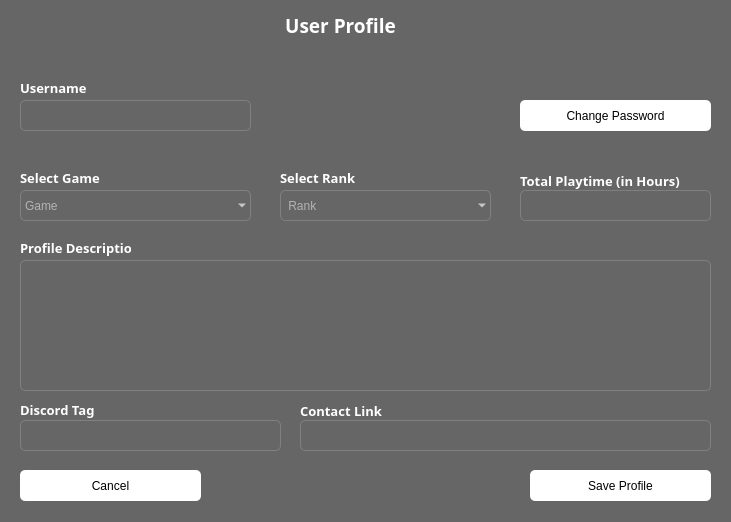
<?xml version="1.0" encoding="UTF-8"?>
<ui version="4.0">
 <class>UserProfile</class>
 <widget class="QMainWindow" name="UserProfile">
  <property name="geometry">
   <rect>
    <x>0</x>
    <y>0</y>
    <width>731</width>
    <height>522</height>
   </rect>
  </property>
  <property name="minimumSize">
   <size>
    <width>731</width>
    <height>522</height>
   </size>
  </property>
  <property name="maximumSize">
   <size>
    <width>731</width>
    <height>522</height>
   </size>
  </property>
  <property name="windowTitle">
   <string/>
  </property>
  <property name="styleSheet">
   <string notr="true">
*{
background-color:#666;
color:white;
font-family:&quot;poppins&quot;;
}
QMessageBox{
	background:none;
	color:black;
}
QMessageBox QLabel{
	background:none;
	color:black;

}
QMessageBox QPushButton{
	color:black;
	background:white;
}




</string>
  </property>
  <widget class="QWidget" name="centralwidget">
   <property name="styleSheet">
    <string notr="true"/>
   </property>
   <widget class="QFrame" name="frame">
    <property name="geometry">
     <rect>
      <x>0</x>
      <y>0</y>
      <width>761</width>
      <height>541</height>
     </rect>
    </property>
    <property name="styleSheet">
     <string notr="true">background:none;
background-color: rgba(32, 32, 32,.9);
border-radius:5px;</string>
    </property>
    <property name="frameShape">
     <enum>QFrame::StyledPanel</enum>
    </property>
    <property name="frameShadow">
     <enum>QFrame::Raised</enum>
    </property>
    <widget class="QLabel" name="label_3">
     <property name="geometry">
      <rect>
       <x>-60</x>
       <y>10</y>
       <width>801</width>
       <height>31</height>
      </rect>
     </property>
     <property name="font">
      <font>
       <family>poppins</family>
       <pointsize>14</pointsize>
       <bold>true</bold>
      </font>
     </property>
     <property name="styleSheet">
      <string notr="true">

background:none;
</string>
     </property>
     <property name="text">
      <string>User Profile</string>
     </property>
     <property name="alignment">
      <set>Qt::AlignCenter</set>
     </property>
    </widget>
    <widget class="QLabel" name="label_4">
     <property name="geometry">
      <rect>
       <x>20</x>
       <y>80</y>
       <width>111</width>
       <height>16</height>
      </rect>
     </property>
     <property name="font">
      <font>
       <family>poppins</family>
       <pointsize>10</pointsize>
       <bold>true</bold>
      </font>
     </property>
     <property name="styleSheet">
      <string notr="true">background:none;</string>
     </property>
     <property name="text">
      <string>Username</string>
     </property>
    </widget>
    <widget class="QLineEdit" name="username">
     <property name="geometry">
      <rect>
       <x>20</x>
       <y>100</y>
       <width>231</width>
       <height>31</height>
      </rect>
     </property>
     <property name="styleSheet">
      <string notr="true">QLineEdit{
background:none;
background:transparent;
border:1px solid gray;
border-radius:5px;

}
QLineEdit:focus{
	border-color:#fff;
}</string>
     </property>
     <property name="text">
      <string/>
     </property>
    </widget>
    <widget class="QTextEdit" name="ProfileDescription">
     <property name="geometry">
      <rect>
       <x>20</x>
       <y>260</y>
       <width>691</width>
       <height>131</height>
      </rect>
     </property>
     <property name="styleSheet">
      <string notr="true">QTextEdit{
background:none;
background:transparent;
border:1px solid gray;
border-radius:5px;
}
QTextEdit:focus{
	border-color:#fff;
}</string>
     </property>
    </widget>
    <widget class="QLabel" name="label">
     <property name="geometry">
      <rect>
       <x>20</x>
       <y>240</y>
       <width>111</width>
       <height>16</height>
      </rect>
     </property>
     <property name="font">
      <font>
       <family>poppins</family>
       <pointsize>10</pointsize>
       <bold>true</bold>
      </font>
     </property>
     <property name="styleSheet">
      <string notr="true">background:none;</string>
     </property>
     <property name="text">
      <string>Profile Description</string>
     </property>
    </widget>
    <widget class="QLineEdit" name="playtime">
     <property name="geometry">
      <rect>
       <x>520</x>
       <y>190</y>
       <width>191</width>
       <height>31</height>
      </rect>
     </property>
     <property name="styleSheet">
      <string notr="true">QLineEdit{
background:none;
background:transparent;
border:1px solid gray;
border-radius:5px;

}
QLineEdit:focus{
	border-color:#fff;
}</string>
     </property>
     <property name="text">
      <string/>
     </property>
    </widget>
    <widget class="QLineEdit" name="discord_tag">
     <property name="geometry">
      <rect>
       <x>20</x>
       <y>420</y>
       <width>261</width>
       <height>31</height>
      </rect>
     </property>
     <property name="styleSheet">
      <string notr="true">QLineEdit{
background:none;
background:transparent;
border:1px solid gray;
border-radius:5px;

}
QLineEdit:focus{
	border-color:#fff;
}</string>
     </property>
    </widget>
    <widget class="QLabel" name="label_2">
     <property name="geometry">
      <rect>
       <x>520</x>
       <y>170</y>
       <width>181</width>
       <height>21</height>
      </rect>
     </property>
     <property name="font">
      <font>
       <family>poppins</family>
       <pointsize>10</pointsize>
       <bold>true</bold>
      </font>
     </property>
     <property name="styleSheet">
      <string notr="true">background:none;</string>
     </property>
     <property name="text">
      <string>Total Playtime (in Hours)</string>
     </property>
    </widget>
    <widget class="QLineEdit" name="contact_link">
     <property name="geometry">
      <rect>
       <x>300</x>
       <y>420</y>
       <width>411</width>
       <height>31</height>
      </rect>
     </property>
     <property name="styleSheet">
      <string notr="true">QLineEdit{
background:none;
background:transparent;
border:1px solid gray;
border-radius:5px;

}
QLineEdit:focus{
	border-color:#fff;
}</string>
     </property>
    </widget>
    <widget class="QPushButton" name="pushButton">
     <property name="geometry">
      <rect>
       <x>520</x>
       <y>100</y>
       <width>191</width>
       <height>31</height>
      </rect>
     </property>
     <property name="cursor">
      <cursorShape>PointingHandCursor</cursorShape>
     </property>
     <property name="styleSheet">
      <string notr="true">QPushButton{
background:#fff;
border-radius:5px;
color:black;

}

QPushButton:hover {
    background-color: lightgray;
}

QPushButton:pressed {
    background-color: gray;

}</string>
     </property>
     <property name="text">
      <string>Change Password</string>
     </property>
    </widget>
    <widget class="QLabel" name="label_5">
     <property name="geometry">
      <rect>
       <x>20</x>
       <y>400</y>
       <width>141</width>
       <height>20</height>
      </rect>
     </property>
     <property name="font">
      <font>
       <family>poppins</family>
       <pointsize>10</pointsize>
       <bold>true</bold>
      </font>
     </property>
     <property name="styleSheet">
      <string notr="true">background:none;</string>
     </property>
     <property name="text">
      <string>Discord Tag</string>
     </property>
    </widget>
    <widget class="QLabel" name="label_6">
     <property name="geometry">
      <rect>
       <x>300</x>
       <y>400</y>
       <width>141</width>
       <height>21</height>
      </rect>
     </property>
     <property name="font">
      <font>
       <family>poppins</family>
       <pointsize>10</pointsize>
       <bold>true</bold>
      </font>
     </property>
     <property name="styleSheet">
      <string notr="true">background:none;</string>
     </property>
     <property name="text">
      <string>Contact Link</string>
     </property>
    </widget>
    <widget class="QComboBox" name="RankID">
     <property name="geometry">
      <rect>
       <x>280</x>
       <y>190</y>
       <width>211</width>
       <height>31</height>
      </rect>
     </property>
     <property name="styleSheet">
      <string notr="true">background:transparent;
border:1px solid gray;
border-radius:5px;</string>
     </property>
     <property name="placeholderText">
      <string> Rank</string>
     </property>
    </widget>
    <widget class="QComboBox" name="GameID">
     <property name="geometry">
      <rect>
       <x>20</x>
       <y>190</y>
       <width>231</width>
       <height>31</height>
      </rect>
     </property>
     <property name="styleSheet">
      <string notr="true">background:transparent;
border:1px solid gray;
border-radius:5px;</string>
     </property>
     <property name="placeholderText">
      <string>Game </string>
     </property>
    </widget>
    <widget class="QPushButton" name="ProfileSave">
     <property name="geometry">
      <rect>
       <x>530</x>
       <y>470</y>
       <width>181</width>
       <height>31</height>
      </rect>
     </property>
     <property name="cursor">
      <cursorShape>PointingHandCursor</cursorShape>
     </property>
     <property name="styleSheet">
      <string notr="true">QPushButton{
background:#fff;
border-radius:5px;
color:black;

}

QPushButton:hover {
    background-color: lightgray;
}

QPushButton:pressed {
    background-color: gray;

}</string>
     </property>
     <property name="text">
      <string>Save Profile</string>
     </property>
    </widget>
    <widget class="QLabel" name="Game">
     <property name="geometry">
      <rect>
       <x>20</x>
       <y>170</y>
       <width>111</width>
       <height>16</height>
      </rect>
     </property>
     <property name="font">
      <font>
       <family>poppins</family>
       <pointsize>10</pointsize>
       <bold>true</bold>
      </font>
     </property>
     <property name="styleSheet">
      <string notr="true">background:none;</string>
     </property>
     <property name="text">
      <string>Select Game</string>
     </property>
    </widget>
    <widget class="QLabel" name="Rank">
     <property name="geometry">
      <rect>
       <x>280</x>
       <y>170</y>
       <width>211</width>
       <height>16</height>
      </rect>
     </property>
     <property name="font">
      <font>
       <family>poppins</family>
       <pointsize>10</pointsize>
       <bold>true</bold>
      </font>
     </property>
     <property name="styleSheet">
      <string notr="true">background:none;</string>
     </property>
     <property name="text">
      <string>Select Rank</string>
     </property>
    </widget>
    <widget class="QPushButton" name="cancel">
     <property name="geometry">
      <rect>
       <x>20</x>
       <y>470</y>
       <width>181</width>
       <height>31</height>
      </rect>
     </property>
     <property name="cursor">
      <cursorShape>PointingHandCursor</cursorShape>
     </property>
     <property name="styleSheet">
      <string notr="true">QPushButton{
background:#fff;
border-radius:5px;
color:black;

}

QPushButton:hover {
    background-color: lightgray;
}

QPushButton:pressed {
    background-color: gray;

}</string>
     </property>
     <property name="text">
      <string>Cancel</string>
     </property>
    </widget>
   </widget>
  </widget>
 </widget>
 <resources/>
 <connections/>
</ui>
